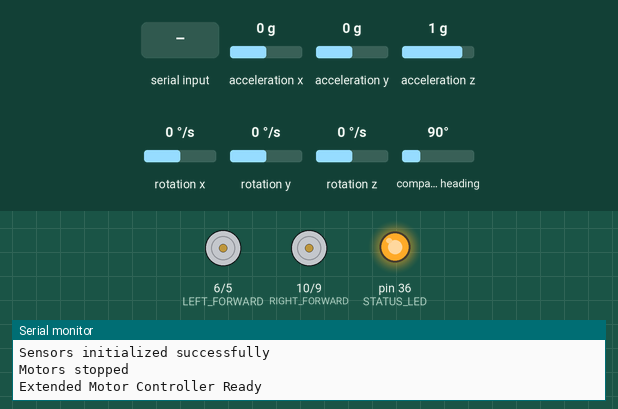
This sketch was run on a simulated Arduino Mega 2560, built with avr-gcc and run on an emulated ATmega2560. On the bench: motor-driver pin pairs drawn as motors (green arrow = first pin HIGH = forward, orange = second pin HIGH = backward, longer = more drive), output pins drawn as LEDs (lit = HIGH), the last lines printed to the serial monitor. Wiring (inferred from the names in the program): QMC5883L compass at I2C address 0x0D; MPU-6050 motion sensor at I2C address 0x68. Dashed ring = blinking. The test bench sets the inputs (shaded band); at power-on: acceleration x 0 g, compass heading 90°, acceleration z 1 g, acceleration y 0 g, rotation x 0 °/s, rotation y 0 °/s, rotation z 0 °/s.

Above: at 3.9 s.
4.0 s: "TURN:\n" received over the second serial link
At 4.5 s:
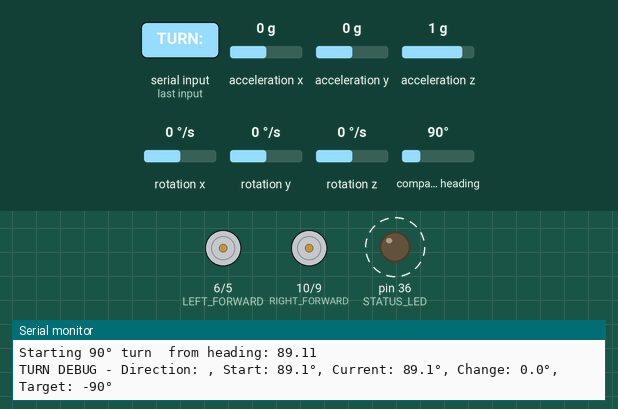
7.0 s: "MOVE:,45\n" received over the second serial link
At 7.9 s:
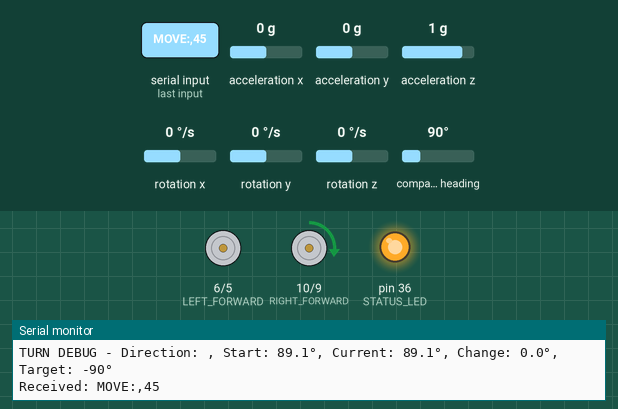
8.5 s: "STRAIGHT:,45\n" received over the second serial link
At 9.1 s:
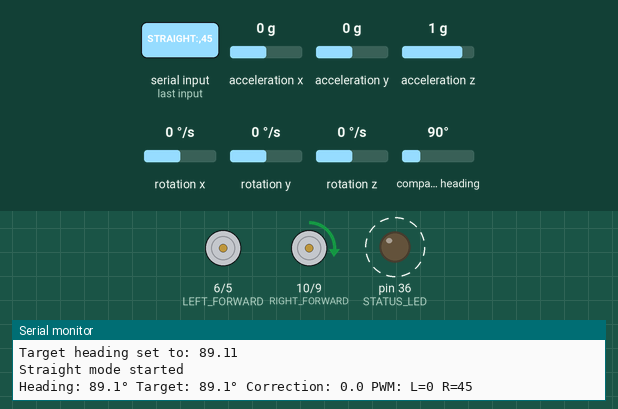
11.5 s: acceleration x set to -1.4 g
At 12.8 s:
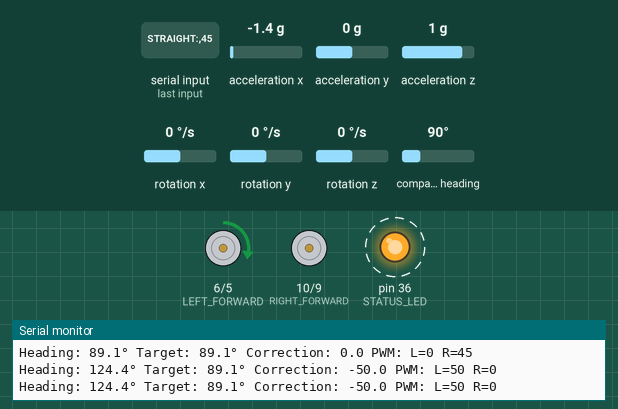
14.5 s: compass heading set to 7°
At 14.76 s:
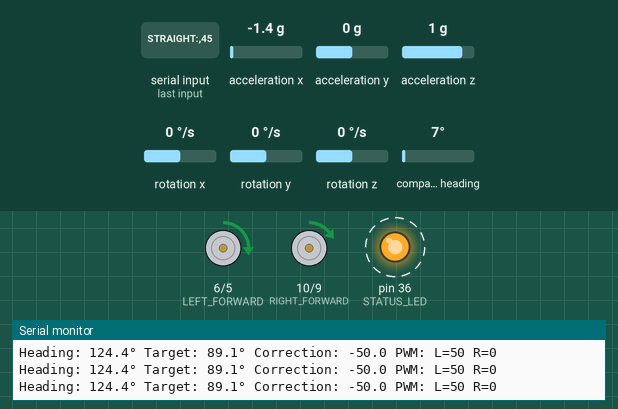
17.5 s: acceleration z set to 1.4 g
At 20.1 s:
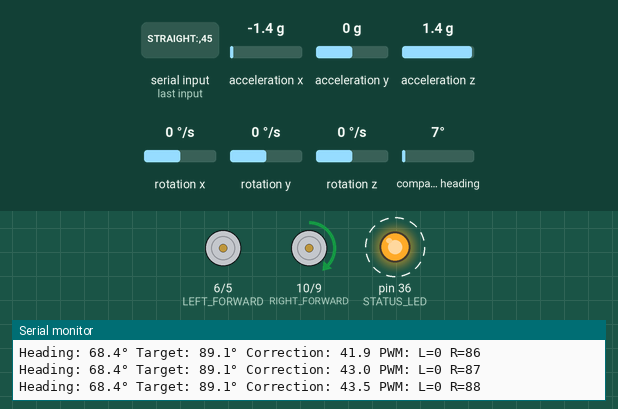
Timing chart, 0 to 21.5 s (numbered marks = the images above; inputs shaded):
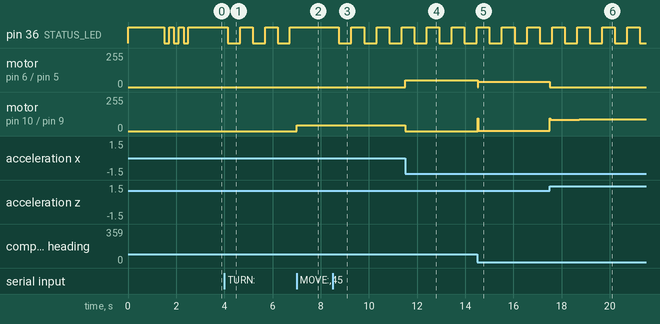

The sketch:

Gostraight_Turn90_mega.ino
```cpp
// Arduino Mega - Extended Control with Magnetometer & Gyroscope
#include <Wire.h>

// Motor Pins
#define LEFT_FORWARD 6
#define LEFT_BACKWARD 5
#define RIGHT_FORWARD 10
#define RIGHT_BACKWARD 9

// Status LED
#define STATUS_LED 36

// =============== SENSOR ADDRESSES ===============
// MPU-6050 Settings
#define MPU_ADDR        0x68
#define PWR_MGMT_1      0x6B
#define ACCEL_CONFIG    0x1C
#define GYRO_CONFIG     0x1B
#define CONFIG          0x1A
#define SMPLRT_DIV      0x19
#define ACCEL_XOUT_H    0x3B
#define GYRO_XOUT_H     0x43
#define WHO_AM_I_MPU    0x75

// QMC5883L Settings
#define QMC5883L_ADDR          0x0D
#define QMC5883L_REG_X_LSB     0x00
#define QMC5883L_REG_Y_LSB     0x02
#define QMC5883L_REG_Z_LSB     0x04
#define QMC5883L_REG_STATUS    0x06
#define QMC5883L_REG_CONFIG_1  0x09
#define QMC5883L_REG_CONFIG_2  0x0A
#define QMC5883L_REG_SET_RESET 0x0B

// =============== GLOBAL VARIABLES ===============
// Motor control
int currentLeftSpeed = 0;
int currentRightSpeed = 0;
int baseLeftPWM = 150;
int baseRightPWM = 150;

// Sensor data
float accelX, accelY, accelZ;
float gyroX, gyroY, gyroZ;
float magX, magY, magZ;
float roll, pitch, yaw;

// Scaling factors
const float ACCEL_SCALE = 16384.0;
const float GYRO_SCALE = 131.0;

// Sensor calibration
float gyroBiasX = 0, gyroBiasY = 0, gyroBiasZ = 0;
float magXoffset = -46.0, magYoffset = -742.5, magZoffset = -207.5;
float magXscale = 1.261, magYscale = 1.000, magZscale = 1.143;

// PID Controller
float Kp = 2.0, Ki = 0.1, Kd = 0.5;
float targetHeading = 0.0;
float integral = 0.0;
float prevError = 0.0;
unsigned long lastPIDTime = 0;

// Navigation state
bool straightMode = false;
bool turningMode = false;
bool manualMode = false;
bool sensorsInitialized = false;
bool magSensorPresent = false;
String turnDirection = "";
float turnStartHeading = 0.0;
unsigned long turnStartTime = 0;

void setup() {
  Serial.begin(115200);
  Serial2.begin(115200);

  pinMode(LEFT_FORWARD, OUTPUT);
  pinMode(LEFT_BACKWARD, OUTPUT);
  pinMode(RIGHT_FORWARD, OUTPUT);
  pinMode(RIGHT_BACKWARD, OUTPUT);
  pinMode(STATUS_LED, OUTPUT);

  // Initialize I2C
  Wire.begin();

  // Initialize sensors
  digitalWrite(STATUS_LED, HIGH); // LED on during initialization
  if (initSensors()) {
    sensorsInitialized = true;
    Serial.println("Sensors initialized successfully");
    // Blink LED 3 times to indicate success
    for (int i = 0; i < 3; i++) {
      digitalWrite(STATUS_LED, LOW);
      delay(200);
      digitalWrite(STATUS_LED, HIGH);
      delay(200);
    }
  } else {
    Serial.println("Sensor initialization failed");
    // Rapid blink to indicate error
    for (int i = 0; i < 10; i++) {
      digitalWrite(STATUS_LED, !digitalRead(STATUS_LED));
      delay(100);
    }
  }

  stopMotors();
  Serial.println("Extended Motor Controller Ready");
  Serial2.println("READY");
}

void loop() {
  // Handle serial commands
  if (Serial2.available()) {
    String cmd = Serial2.readStringUntil('\n');
    cmd.trim();
    Serial.println("Received: " + cmd);
    handleCommand(cmd);
  }

  // Update sensor readings
  if (sensorsInitialized) {
    readSensors();
  }

  // Handle straight line mode with PID
  if (straightMode && sensorsInitialized) {
    updateStraightMode();
  }

  // Handle turning mode
  if (turningMode && sensorsInitialized) {
    updateTurnMode();
  }

  // Update status LED
  if (straightMode || turningMode) {
    // Slow blink during operation
    static unsigned long lastLedToggle = 0;
    if (millis() - lastLedToggle > 500) {
      digitalWrite(STATUS_LED, !digitalRead(STATUS_LED));
      lastLedToggle = millis();
    }
  } else {
    digitalWrite(STATUS_LED, HIGH); // Solid on when idle
  }

  delay(20);
}

void handleCommand(String cmd) {
  if (cmd.startsWith("MOVE:")) {
    // Manual motor control
    int commaPos = cmd.indexOf(',');
    if (commaPos > 0) {
      int leftSpeed = cmd.substring(5, commaPos).toInt();
      int rightSpeed = cmd.substring(commaPos + 1).toInt();
      straightMode = false;
      turningMode = false;
      manualMode = false;
      moveMotors(leftSpeed, rightSpeed);
      Serial2.println("MOVED:" + String(leftSpeed) + "," + String(rightSpeed));
    }
  }
  else if (cmd.startsWith("MANUAL:")) {
    // Manual navigation control - single command execution
    int commaPos = cmd.indexOf(',');
    if (commaPos > 0) {
      String direction = cmd.substring(7, commaPos);
      int speed = cmd.substring(commaPos + 1).toInt();
      straightMode = false;
      turningMode = false;
      manualMode = false; // No continuous manual mode

      handleManualNavigation(direction, speed);
      Serial2.println("MANUAL:" + direction);
    }
  }
  else if (cmd.startsWith("STRAIGHT:")) {
    // Start straight line mode
    int commaPos = cmd.indexOf(',');
    if (commaPos > 0) {
      baseLeftPWM = cmd.substring(9, commaPos).toInt();
      baseRightPWM = cmd.substring(commaPos + 1).toInt();
      manualMode = false;
      startStraightMode();
      Serial2.println("STRAIGHT_STARTED");
    }
  }
  else if (cmd.startsWith("TURN:")) {
    // Start turn mode
    turnDirection = cmd.substring(5);
    manualMode = false;
    startTurnMode();
    Serial2.println("TURN_STARTED:" + turnDirection);
  }
  else if (cmd.startsWith("PID:")) {
    // Set PID parameters
    int comma1 = cmd.indexOf(',');
    int comma2 = cmd.indexOf(',', comma1 + 1);
    if (comma1 > 0 && comma2 > 0) {
      Kp = cmd.substring(4, comma1).toFloat();
      Ki = cmd.substring(comma1 + 1, comma2).toFloat();
      Kd = cmd.substring(comma2 + 1).toFloat();
      Serial.println("PID updated: Kp=" + String(Kp) + " Ki=" + String(Ki) + " Kd=" + String(Kd));
      Serial2.println("PID_SET");
    }
  }
  else if (cmd == "STOP") {
    straightMode = false;
    turningMode = false;
    manualMode = false;
    stopMotors();
    Serial2.println("STOPPED");
  }
  else if (cmd == "STATUS") {
    String status = "STATUS:L=" + String(currentLeftSpeed) + ",R=" + String(currentRightSpeed);
    if (sensorsInitialized) {
      status += ",H=" + String(calculateHeading(), 1);
      status += ",Mode=";
      if (straightMode) status += "STRAIGHT";
      else if (turningMode) status += "TURNING";
      else if (manualMode) status += "MANUAL_NAV";
      else status += "MANUAL";
    } else {
      status += ",Sensors=FAILED";
    }
    Serial2.println(status);
  }
}

// =============== SENSOR FUNCTIONS ===============
bool initSensors() {
  bool mpuOk = initMPU6050();
  magSensorPresent = initQMC5883L();

  if (!magSensorPresent) {
    Serial.println("WARNING: Magnetometer not available. Using gyroscope only.");
  }

  return mpuOk;
}

bool initMPU6050() {
  Serial.println("Initializing MPU-6050...");

  // Check communication
  Wire.beginTransmission(MPU_ADDR);
  if (Wire.endTransmission() != 0) {
    Serial.println("MPU-6050 not found");
    return false;
  }

  // Check WHO_AM_I
  uint8_t whoAmI = readByte(MPU_ADDR, WHO_AM_I_MPU);
  Serial.print("MPU WHO_AM_I: 0x");
  Serial.println(whoAmI, HEX);

  if (whoAmI != 0x68) {
    Serial.println("Unexpected WHO_AM_I value");
  }

  // Reset and configure
  writeByte(MPU_ADDR, PWR_MGMT_1, 0x80);
  delay(100);
  writeByte(MPU_ADDR, PWR_MGMT_1, 0x01);
  delay(100);
  writeByte(MPU_ADDR, CONFIG, 0x03);
  writeByte(MPU_ADDR, SMPLRT_DIV, 0x04);
  writeByte(MPU_ADDR, GYRO_CONFIG, 0x00);
  writeByte(MPU_ADDR, ACCEL_CONFIG, 0x00);

  // Calibrate gyroscope
  Serial.println("Calibrating gyroscope... Keep robot still.");
  calibrateGyro();

  Serial.println("MPU-6050 initialized");
  return true;
}

bool initQMC5883L() {
  Serial.println("Initializing QMC5883L...");

  Wire.beginTransmission(QMC5883L_ADDR);
  if (Wire.endTransmission() != 0) {
    Serial.println("QMC5883L not found");
    return false;
  }

  // Reset and configure
  writeByte(QMC5883L_ADDR, QMC5883L_REG_SET_RESET, 0x01);
  delay(50);
  writeByte(QMC5883L_ADDR, QMC5883L_REG_CONFIG_1, 0x1D);
  writeByte(QMC5883L_ADDR, QMC5883L_REG_CONFIG_2, 0x01);
  delay(50);

  Serial.println("QMC5883L initialized");
  return true;
}

void calibrateGyro() {
  int32_t sumX = 0, sumY = 0, sumZ = 0;
  int samples = 100;

  for (int i = 0; i < samples; i++) {
    if (readAccelGyro()) {
      sumX += gyroX * GYRO_SCALE;
      sumY += gyroY * GYRO_SCALE;
      sumZ += gyroZ * GYRO_SCALE;
    }
    delay(10);
  }

  gyroBiasX = (float)sumX / samples / GYRO_SCALE;
  gyroBiasY = (float)sumY / samples / GYRO_SCALE;
  gyroBiasZ = (float)sumZ / samples / GYRO_SCALE;

  Serial.println("Gyroscope calibrated");
}

void readSensors() {
  readAccelGyro();
  if (magSensorPresent) {
    readMagnetometer();
  }

  // Calculate roll and pitch
  roll = atan2(accelY, accelZ) * 180.0 / PI;
  pitch = atan2(-accelX, sqrt(accelY * accelY + accelZ * accelZ)) * 180.0 / PI;
}

bool readAccelGyro() {
  uint8_t rawData[14];
  if (!readBytes(MPU_ADDR, ACCEL_XOUT_H, 14, rawData)) {
    return false;
  }

  int16_t accelRawX = ((int16_t)rawData[0] << 8) | rawData[1];
  int16_t accelRawY = ((int16_t)rawData[2] << 8) | rawData[3];
  int16_t accelRawZ = ((int16_t)rawData[4] << 8) | rawData[5];

  int16_t gyroRawX = ((int16_t)rawData[8] << 8) | rawData[9];
  int16_t gyroRawY = ((int16_t)rawData[10] << 8) | rawData[11];
  int16_t gyroRawZ = ((int16_t)rawData[12] << 8) | rawData[13];

  accelX = accelRawX / ACCEL_SCALE;
  accelY = accelRawY / ACCEL_SCALE;
  accelZ = accelRawZ / ACCEL_SCALE;

  gyroX = gyroRawX / GYRO_SCALE - gyroBiasX;
  gyroY = gyroRawY / GYRO_SCALE - gyroBiasY;
  gyroZ = gyroRawZ / GYRO_SCALE - gyroBiasZ;

  return true;
}

bool readMagnetometer() {
  uint8_t rawData[6];

  // Check if data is ready
  uint8_t status = readByte(QMC5883L_ADDR, QMC5883L_REG_STATUS);
  if (!(status & 0x01)) {
    return false;
  }

  if (!readBytes(QMC5883L_ADDR, QMC5883L_REG_X_LSB, 6, rawData)) {
    return false;
  }

  int16_t magRawX = ((int16_t)rawData[1] << 8) | rawData[0];
  int16_t magRawY = ((int16_t)rawData[3] << 8) | rawData[2];
  int16_t magRawZ = ((int16_t)rawData[5] << 8) | rawData[4];

  // Apply calibration
  magX = (magRawX - magXoffset) * magXscale;
  magY = (magRawY - magYoffset) * magYscale;
  magZ = (magRawZ - magZoffset) * magZscale;

  return true;
}

float calculateHeading() {
  if (magSensorPresent) {
    // Tilt-compensated compass heading
    float magXcomp = magX * cos(pitch * PI/180) + magZ * sin(pitch * PI/180);
    float magYcomp = magX * sin(roll * PI/180) * sin(pitch * PI/180) +
                     magY * cos(roll * PI/180) -
                     magZ * sin(roll * PI/180) * cos(pitch * PI/180);

    float heading = atan2(magYcomp, magXcomp) * 180.0 / PI;

    // Normalize to 0-360
    while (heading < 0) heading += 360;
    while (heading >= 360) heading -= 360;

    return heading;
  } else {
    // Use integrated gyro for heading when magnetometer is not available
    static float gyroHeading = 0.0;
    static unsigned long lastGyroUpdate = 0;

    unsigned long now = millis();
    float dt = (now - lastGyroUpdate) / 1000.0;

    if (lastGyroUpdate != 0 && dt > 0.001 && dt < 0.5) {
      gyroHeading += gyroZ * dt;
    }

    lastGyroUpdate = now;

    // Normalize to 0-360
    while (gyroHeading < 0) gyroHeading += 360;
    while (gyroHeading >= 360) gyroHeading -= 360;

    return gyroHeading;
  }
}

// =============== NAVIGATION FUNCTIONS ===============
void startStraightMode() {
  if (!sensorsInitialized) {
    Serial.println("Cannot start straight mode - sensors not initialized");
    return;
  }

  // Read current heading as target
  for (int i = 0; i < 10; i++) {
    readSensors();
    delay(20);
  }

  targetHeading = calculateHeading();
  Serial.print("Target heading set to: ");
  Serial.println(targetHeading);

  // Reset PID variables
  integral = 0.0;
  prevError = 0.0;
  lastPIDTime = millis();

  straightMode = true;
  turningMode = false;

  Serial.println("Straight mode started");
}

void updateStraightMode() {
  float currentHeading = calculateHeading();
  float correction = computePID(currentHeading);

  // Apply PID correction to base PWM values
  int leftPWM = baseLeftPWM - correction;
  int rightPWM = baseRightPWM + correction;

  // Constrain PWM values
  leftPWM = constrain(leftPWM, 0, 255);
  rightPWM = constrain(rightPWM, 0, 255);

  moveMotors(leftPWM, rightPWM);

  // Debug output occasionally
  static unsigned long lastDebug = 0;
  if (millis() - lastDebug > 500) {
    Serial.print("Heading: ");
    Serial.print(currentHeading, 1);
    Serial.print("° Target: ");
    Serial.print(targetHeading, 1);
    Serial.print("° Correction: ");
    Serial.print(correction, 1);
    Serial.print(" PWM: L=");
    Serial.print(leftPWM);
    Serial.print(" R=");
    Serial.println(rightPWM);
    lastDebug = millis();
  }
}

void startTurnMode() {
  if (!sensorsInitialized) {
    Serial.println("Cannot start turn mode - sensors not initialized");
    return;
  }

  // Read current heading
  for (int i = 0; i < 5; i++) {
    readSensors();
    delay(20);
  }

  turnStartHeading = calculateHeading();
  turnStartTime = millis();

  straightMode = false;
  turningMode = true;

  Serial.print("Starting 90° turn ");
  Serial.print(turnDirection);
  Serial.print(" from heading: ");
  Serial.println(turnStartHeading);
}

void updateTurnMode() {
  float currentHeading = calculateHeading();
  float headingChange = currentHeading - turnStartHeading;

  // Normalize heading change to -180 to +180
  while (headingChange > 180) headingChange -= 360;
  while (headingChange < -180) headingChange += 360;

  bool turnComplete = false;
  int turnSpeed = 80; // Slower for precision

  // FIXED LOGIC: Check absolute value and direction separately
  float absChange = abs(headingChange);

  if (turnDirection == "right") {
    moveMotors(turnSpeed, -turnSpeed); // Turn right (clockwise)
    // Right turn should give POSITIVE heading change
    // Stop when we've turned about 90 degrees clockwise
    if (headingChange > 75 && headingChange < 105) {
      turnComplete = true;
    }
  } else if (turnDirection == "left") {
    moveMotors(-turnSpeed, turnSpeed); // Turn left (counter-clockwise)
    // Left turn should give NEGATIVE heading change
    // Stop when we've turned about 90 degrees counter-clockwise
    if (headingChange < -75 && headingChange > -105) {
      turnComplete = true;
    }
  }

  // Emergency stops for overshoot
  if (absChange > 120) {
    turnComplete = true;
    Serial.println("Emergency stop - overshoot detected");
  }

  // Timeout after 15 seconds
  if (millis() - turnStartTime > 15000) {
    turnComplete = true;
    Serial.println("Turn timeout reached");
  }

  if (turnComplete) {
    stopMotors();
    turningMode = false;

    Serial.print("Turn complete! Final heading: ");
    Serial.print(currentHeading, 1);
    Serial.print("° Start: ");
    Serial.print(turnStartHeading, 1);
    Serial.print("° Change: ");
    Serial.print(headingChange, 1);
    Serial.println("°");

    // Extra delay to ensure complete stop
    delay(200);
  }

  // Debug output every 500ms during turn
  static unsigned long lastTurnDebug = 0;
  if (millis() - lastTurnDebug > 500) {
    Serial.print("TURN DEBUG - Direction: ");
    Serial.print(turnDirection);
    Serial.print(", Start: ");
    Serial.print(turnStartHeading, 1);
    Serial.print("°, Current: ");
    Serial.print(currentHeading, 1);
    Serial.print("°, Change: ");
    Serial.print(headingChange, 1);
    Serial.print("°, Target: ");
    Serial.println(turnDirection == "right" ? "+90°" : "-90°");
    lastTurnDebug = millis();
  }
}

float computePID(float currentHeading) {
  unsigned long now = millis();
  float dt = (now - lastPIDTime) / 1000.0;

  if (dt < 0.01) dt = 0.01; // Minimum time step

  // Calculate error
  float error = targetHeading - currentHeading;

  // Normalize error to -180 to +180
  while (error > 180) error -= 360;
  while (error < -180) error += 360;

  // Calculate integral
  integral += error * dt;

  // Limit integral windup
  if (integral > 20) integral = 20;
  if (integral < -20) integral = -20;

  // Calculate derivative
  float derivative = (error - prevError) / dt;

  // Calculate PID output
  float output = Kp * error + Ki * integral + Kd * derivative;

  // Limit output
  if (output > 50) output = 50;
  if (output < -50) output = -50;

  prevError = error;
  lastPIDTime = now;

  return output;
}

// =============== MANUAL NAVIGATION ===============
void handleManualNavigation(String direction, int speed) {
  Serial.print("Manual navigation: ");
  Serial.print(direction);
  Serial.print(" at speed ");
  Serial.println(speed);

  if (direction == "forward") {
    moveMotors(speed, speed);
  }
  else if (direction == "backward") {
    moveMotors(-speed, -speed);
  }
  else if (direction == "left") {
    // Gentle left turn
    moveMotors(speed/4, speed);
  }
  else if (direction == "right") {
    // Gentle right turn
    moveMotors(speed, speed/4);
  }
  else {
    Serial.println("Unknown manual direction");
    stopMotors();
  }
}

// =============== MOTOR CONTROL ===============
void moveMotors(int leftSpeed, int rightSpeed) {
  leftSpeed = constrain(leftSpeed, -255, 255);
  rightSpeed = constrain(rightSpeed, -255, 255);

  currentLeftSpeed = leftSpeed;
  currentRightSpeed = rightSpeed;

  // Left motor
  if (leftSpeed > 0) {
    analogWrite(LEFT_FORWARD, leftSpeed);
    analogWrite(LEFT_BACKWARD, 0);
  } else if (leftSpeed < 0) {
    analogWrite(LEFT_FORWARD, 0);
    analogWrite(LEFT_BACKWARD, -leftSpeed);
  } else {
    analogWrite(LEFT_FORWARD, 0);
    analogWrite(LEFT_BACKWARD, 0);
  }

  // Right motor
  if (rightSpeed > 0) {
    analogWrite(RIGHT_FORWARD, rightSpeed);
    analogWrite(RIGHT_BACKWARD, 0);
  } else if (rightSpeed < 0) {
    analogWrite(RIGHT_FORWARD, 0);
    analogWrite(RIGHT_BACKWARD, -rightSpeed);
  } else {
    analogWrite(RIGHT_FORWARD, 0);
    analogWrite(RIGHT_BACKWARD, 0);
  }
}

void stopMotors() {
  analogWrite(LEFT_FORWARD, 0);
  analogWrite(LEFT_BACKWARD, 0);
  analogWrite(RIGHT_FORWARD, 0);
  analogWrite(RIGHT_BACKWARD, 0);

  currentLeftSpeed = 0;
  currentRightSpeed = 0;

  Serial.println("Motors stopped");
}

// =============== I2C UTILITY FUNCTIONS ===============
bool writeByte(uint8_t address, uint8_t reg, uint8_t data) {
  Wire.beginTransmission(address);
  Wire.write(reg);
  Wire.write(data);
  return (Wire.endTransmission() == 0);
}

uint8_t readByte(uint8_t address, uint8_t reg) {
  Wire.beginTransmission(address);
  Wire.write(reg);
  Wire.endTransmission(false);

  Wire.requestFrom(address, (uint8_t)1);
  if (Wire.available()) {
    return Wire.read();
  }
  return 0;
}

bool readBytes(uint8_t address, uint8_t reg, uint8_t count, uint8_t* dest) {
  Wire.beginTransmission(address);
  Wire.write(reg);
  if (Wire.endTransmission(false) != 0) {
    return false;
  }

  uint8_t bytesReceived = Wire.requestFrom(address, count);
  if (bytesReceived != count) {
    return false;
  }

  for (uint8_t i = 0; i < count; i++) {
    dest[i] = Wire.read();
  }

  return true;
}
```

Measured:
- after the input at 4.0 s, pin 36 (STATUS_LED): alternates HIGH for 0.52 s and LOW for 0.52 s, starting after 0.14 s
- after the input at 7.0 s, pin 36 (STATUS_LED): stays HIGH (without the input it goes to LOW after 0.24 s); motor on pin 10 (RIGHT_FORWARD) / pin 9 (RIGHT_BACKWARD): stopped → forward 45/255 at once
- after the input at 8.5 s, pin 36 (STATUS_LED): alternates HIGH for 0.52 s and LOW for 0.52 s, starting after 0.26 s
- after the input at 11.5 s, motor on pin 6 (LEFT_FORWARD) / pin 5 (LEFT_BACKWARD): stopped → forward 50/255 at once; motor on pin 10 (RIGHT_FORWARD) / pin 9 (RIGHT_BACKWARD): forward 45/255 → stopped at once
- after the input at 14.5 s, motor on pin 6 (LEFT_FORWARD) / pin 5 (LEFT_BACKWARD): forward 50/255 → forward 41/255 at once; motor on pin 10 (RIGHT_FORWARD) / pin 9 (RIGHT_BACKWARD): stopped → forward 3/255 at once
- after the input at 17.5 s, motor on pin 6 (LEFT_FORWARD) / pin 5 (LEFT_BACKWARD): forward 41/255 → stopped at once; motor on pin 10 (RIGHT_FORWARD) / pin 9 (RIGHT_BACKWARD): moves from forward 3/255 to forward 88/255 over 1.7 s, starting at once
